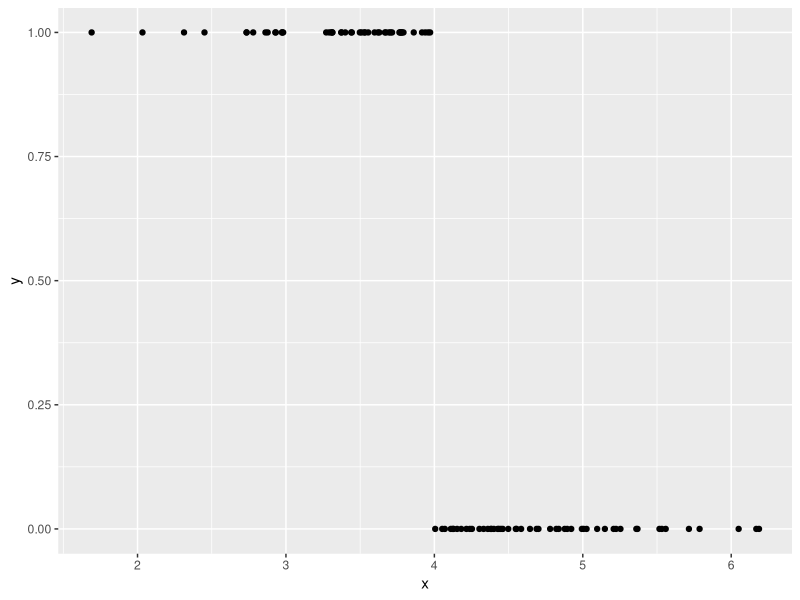

Write R code to recreate this figure.
## ---- chunk 1
#Clearing the envrionment
rm(list =ls())

#Loading libraries 
library(ggplot2)

## ---- chunk 2
#For reproducibiltiy 
set.seed(123)

#Setting parameters
n <- 100
c <- 4 # X* = c is the boundary

#Generating data 
x <- rnorm(n, mean = c, sd = 1)
y <- ifelse(x < c, 1, 0)
data <- data.frame(x = x, y = y)

#Plotting the data
ggplot(data = data, aes(x = x, y =y )) +
geom_point() 
## ---- chunk 3
#Logistic regression
logistic_model <- glm(y ~ x, family = binomial(link = "logit"))
summary(logistic_model)
## ---- chunk 4
n <- 100
p <- 10
x <- matrix(rnorm(n * p), ncol = p)
y <- (sign(x[, 1] + x[, 2]) + 1)/2
d <- data.frame(y = y, x = x)

model <- glm(y ~ ., data = d, family = binomial(link = "logit"))
summary(model)

